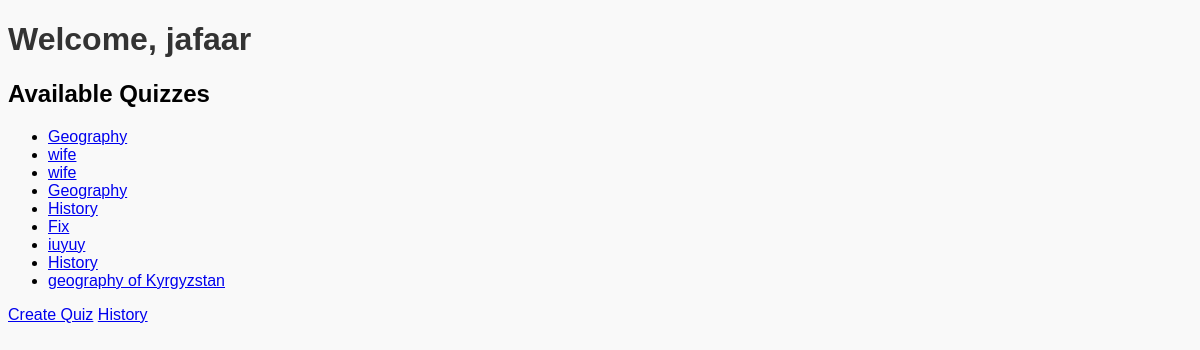
Before: /homepage/ (signed in) with the older database file.
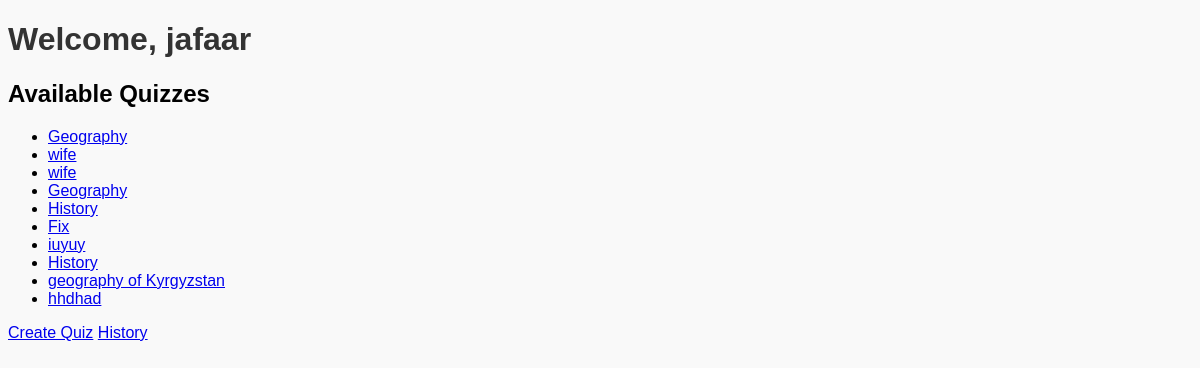
After: the same page with the newer database file.
### quizapp/models.py (models this page shows, shortened)
class Quiz(models.Model):
    name = models.CharField(max_length=255)
    creator = models.ForeignKey(User, on_delete=models.CASCADE)

### quizapp/views.py (the view)
# urls.py: path('homepage/', views.homepage, name='homepage'),
@login_required
def homepage(request):
    quizzes = Quiz.objects.all()
    return render(request, 'homepage.html', {'quizzes': quizzes})

### quizapp/templates/homepage.html (shortened to what this page needs)
<!DOCTYPE html>
<html>
<head>
</head>
<body>
    <h1>Welcome, {{ user.username }}</h1>
    <h2>Available Quizzes</h2>
    <ul>
        {% for quiz in quizzes %}
            <li><a href="{% url 'quiz_detail' quiz.id %}">{{ quiz.name }}</a></li>
        {% empty %}
            <p>No quizzes available</p>
        {% endfor %}
    </ul>
    <a href="{% url 'create_quiz' %}">Create Quiz</a>
    <a href="{% url 'history' %}">History</a>
</body>
</html>

Changed rows visible on the page:
added Quiz: name "hhdhad"
